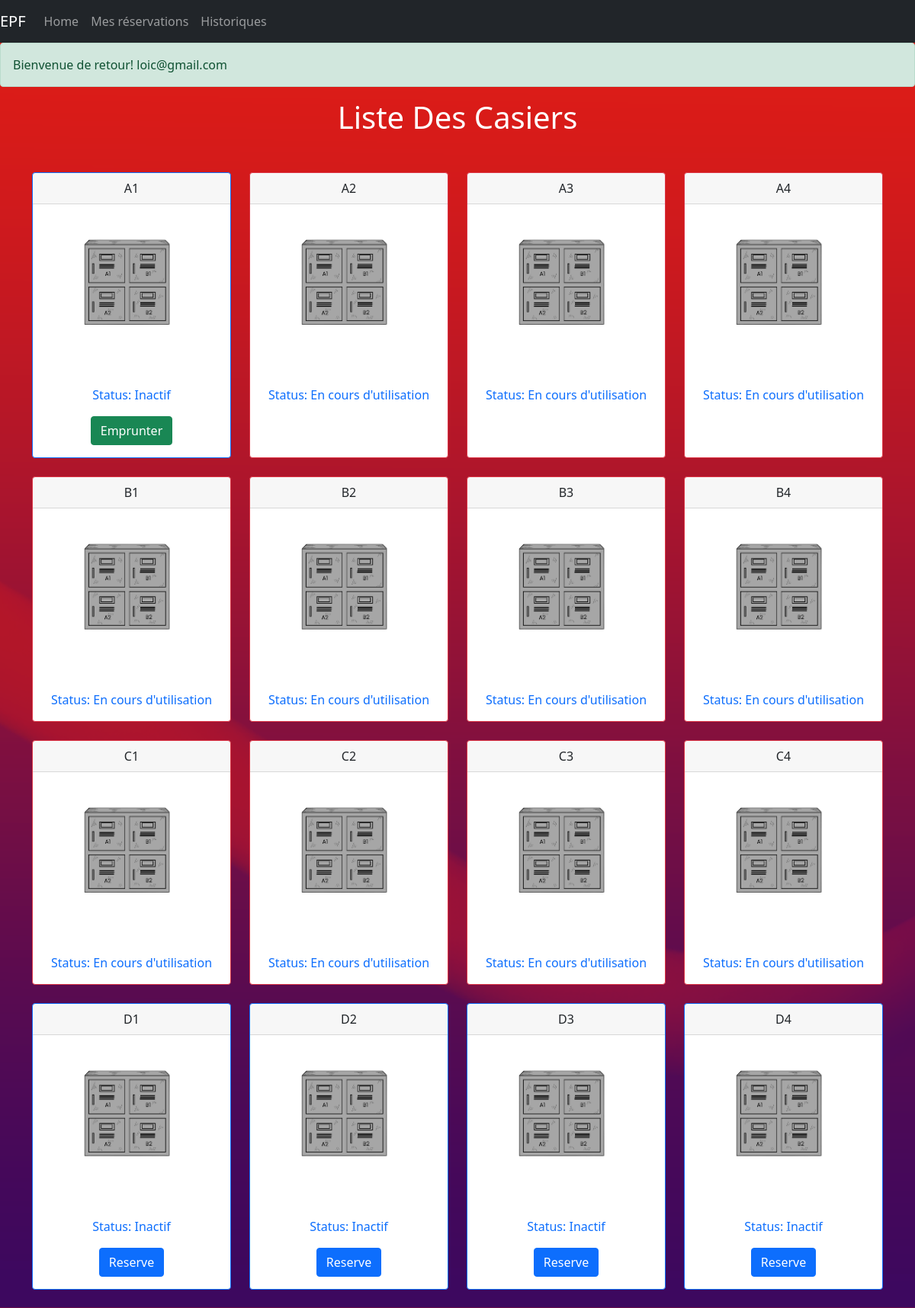
/all_casiers.php (signed in), run on the app's committed database.
### tables this page shows
CREATE TABLE `casier` (
  `ID_Casier` varchar(4) NOT NULL,
  `Fonction` varchar(20) NOT NULL,
  `Status` tinyint(1) NOT NULL
);

### public/all_casiers.php (the view, shortened to what this page needs)
<!DOCTYPE html>
<html lang="fr">
<head>
    <link rel="stylesheet" href="https://cdnjs.cloudflare.com/ajax/libs/font-awesome/6.0.0-beta3/css/all.min.css"
>
    <link href="https://cdn.jsdelivr.net/npm/bootstrap@5.0.2/dist/css/bootstrap.min.css" rel="stylesheet"
>
</head>
<?php
include("header.php");
?>
<?php
include("welcome_back_user.php")
?>
<body>
    <h1 class="text-white font-weight-bold text-center mt-10">Liste Des Casiers</h1>
    <div class="container mt-5">
        <div class="row justify-content-center">
            <?php
            $dsn = 'mysql:host=localhost;port=3306;dbname=epflocker_db';
            $user = 'epflocker';
            $password = '3pfl0ck3r';
            try {
                $pdo = new PDO($dsn, $user, $password);
                $pdo->setAttribute(PDO::ATTR_ERRMODE, PDO::ERRMODE_EXCEPTION);
                $sql = "SELECT * FROM casier;
                ";
                $stmt = $pdo->query($sql);
                while ($row = $stmt->fetch(PDO::FETCH_ASSOC)) {
                    $status = $row["Status"];
                    $cardBorder = $status ? 'border-primary' : 'border-danger';
                    echo '<div class="col-md-3 mb-4 d-flex justify-content-center">';
                    echo '<div class="card border ' . $cardBorder . ' shadow-0">';
                    echo '<div class="card-header text-center font-weight-bold">' . $row["ID_Casier"] . '</div>';
                    echo '<img src="images\casier_unique.png" class="card-img-top" alt="Casier">';
                    echo '<div class="card-body text-primary">';
                    echo '<p class="card-text text-center">Status: ' . (!$status ? 'En cours d\'utilisation':'Inactif') . '</p>';
                    if ($row["ID_Casier"] == 'A1') {
                        echo '<div class="text-center "><a href="select_item.php" class="btn btn-success">Emprunter</a></div>';
                    } else {
                        if ($status) {
                            echo '<div class="text-center "><a href="get_code.php?id=' . $row["ID_Casier"] . '" class="btn btn-primary btn-block">Reserve</a></div>';
                        }
                    }
                    echo '</div>';
                    echo '</div>';
                    echo '</div>';
                }
            } catch (PDOException $e) {
                echo "Erreur : " . $e->getMessage();
            }
            ?>
        </div>
    </div>
</body>
</html>

### public/all_casiers.php (style rules this page uses)
body { background-image: url('images/fond1.png'); background-size: cover; background-position: center; }

### data on the page
casier: ID_Casier "A1", Status "Inactif", shows "Emprunter"
casier: ID_Casier "A2", Status "En cours d"
casier: ID_Casier "A3", Status "En cours d"
casier: ID_Casier "A4", Status "En cours d"
casier: ID_Casier "B1", Status "En cours d"
casier: ID_Casier "B2", Status "En cours d"
casier: ID_Casier "B3", Status "En cours d"
casier: ID_Casier "B4", Status "En cours d"
casier: ID_Casier "C1", Status "En cours d"
casier: ID_Casier "C2", Status "En cours d"
casier: ID_Casier "C3", Status "En cours d"
casier: ID_Casier "C4", Status "En cours d"
casier: ID_Casier "D1", Status "Inactif"
casier: ID_Casier "D2", Status "Inactif"
casier: ID_Casier "D3", Status "Inactif"
casier: ID_Casier "D4", Status "Inactif"

### other printed values
$_SESSION['user_email'] "loic@gmail.com"
